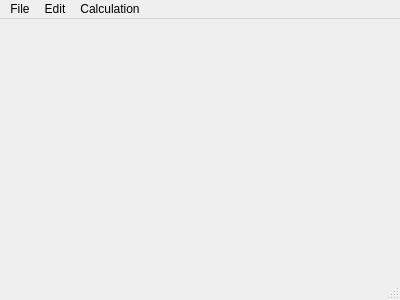
<?xml version="1.0" encoding="UTF-8"?>
<ui version="4.0">
 <class>MainWindow</class>
 <widget class="QMainWindow" name="MainWindow">
  <property name="geometry">
   <rect>
    <x>0</x>
    <y>0</y>
    <width>400</width>
    <height>300</height>
   </rect>
  </property>
  <property name="windowTitle">
   <string>MainWindow</string>
  </property>
  <widget class="QWidget" name="centralWidget"/>
  <widget class="QMenuBar" name="menuBar">
   <property name="geometry">
    <rect>
     <x>0</x>
     <y>0</y>
     <width>400</width>
     <height>19</height>
    </rect>
   </property>
   <widget class="QMenu" name="menuFile">
    <property name="title">
     <string>File</string>
    </property>
    <addaction name="actionOpen"/>
    <addaction name="actionSave"/>
    <addaction name="separator"/>
    <addaction name="actionExit"/>
   </widget>
   <widget class="QMenu" name="menuEdit">
    <property name="title">
     <string>Edit</string>
    </property>
    <addaction name="actionXLines"/>
    <addaction name="actionYLines"/>
    <addaction name="actionZLines"/>
    <addaction name="actionRPlane"/>
    <addaction name="actionRHeight"/>
    <addaction name="actionPtPool"/>
    <addaction name="actionPolygon"/>
    <addaction name="separator"/>
    <addaction name="actionRescale"/>
    <addaction name="actionReset"/>
   </widget>
   <widget class="QMenu" name="menuCalculation">
    <property name="title">
     <string>Calculation</string>
    </property>
    <addaction name="actionXVPoint"/>
    <addaction name="actionYVPoint"/>
    <addaction name="actionZVPoint"/>
    <addaction name="actionHomography"/>
    <addaction name="actionAlpha"/>
    <addaction name="actionTexture"/>
    <addaction name="separator"/>
    <addaction name="separator"/>
    <addaction name="actionScene2Image"/>
   </widget>
   <addaction name="menuFile"/>
   <addaction name="menuEdit"/>
   <addaction name="menuCalculation"/>
  </widget>
  <widget class="QStatusBar" name="statusBar"/>
  <action name="actionOpen">
   <property name="text">
    <string>Open</string>
   </property>
  </action>
  <action name="actionSave">
   <property name="text">
    <string>Save</string>
   </property>
  </action>
  <action name="actionExit">
   <property name="text">
    <string>Exit</string>
   </property>
  </action>
  <action name="actionXLines">
   <property name="text">
    <string>XLines</string>
   </property>
  </action>
  <action name="actionYLines">
   <property name="text">
    <string>YLines</string>
   </property>
  </action>
  <action name="actionZLines">
   <property name="text">
    <string>ZLines</string>
   </property>
  </action>
  <action name="actionRPlane">
   <property name="text">
    <string>RPlane</string>
   </property>
  </action>
  <action name="actionRHeight">
   <property name="text">
    <string>RHeight</string>
   </property>
  </action>
  <action name="actionPolygon">
   <property name="text">
    <string>Polygon</string>
   </property>
  </action>
  <action name="actionRescale">
   <property name="text">
    <string>Rescale</string>
   </property>
  </action>
  <action name="actionReset">
   <property name="text">
    <string>Reset</string>
   </property>
  </action>
  <action name="actionXVPoint">
   <property name="text">
    <string>XVPoint</string>
   </property>
  </action>
  <action name="actionYVPoint">
   <property name="text">
    <string>YVPoint</string>
   </property>
  </action>
  <action name="actionZVPoint">
   <property name="text">
    <string>ZVPoint</string>
   </property>
  </action>
  <action name="actionHomography">
   <property name="text">
    <string>Homography</string>
   </property>
  </action>
  <action name="actionAlpha">
   <property name="text">
    <string>Alpha</string>
   </property>
  </action>
  <action name="actionTexture">
   <property name="text">
    <string>Texture</string>
   </property>
  </action>
  <action name="actionScene2Image">
   <property name="text">
    <string>Scene2Image</string>
   </property>
  </action>
  <action name="actionPtPool">
   <property name="text">
    <string>PtPool</string>
   </property>
  </action>
 </widget>
 <layoutdefault spacing="6" margin="11"/>
 <resources/>
 <connections/>
</ui>
